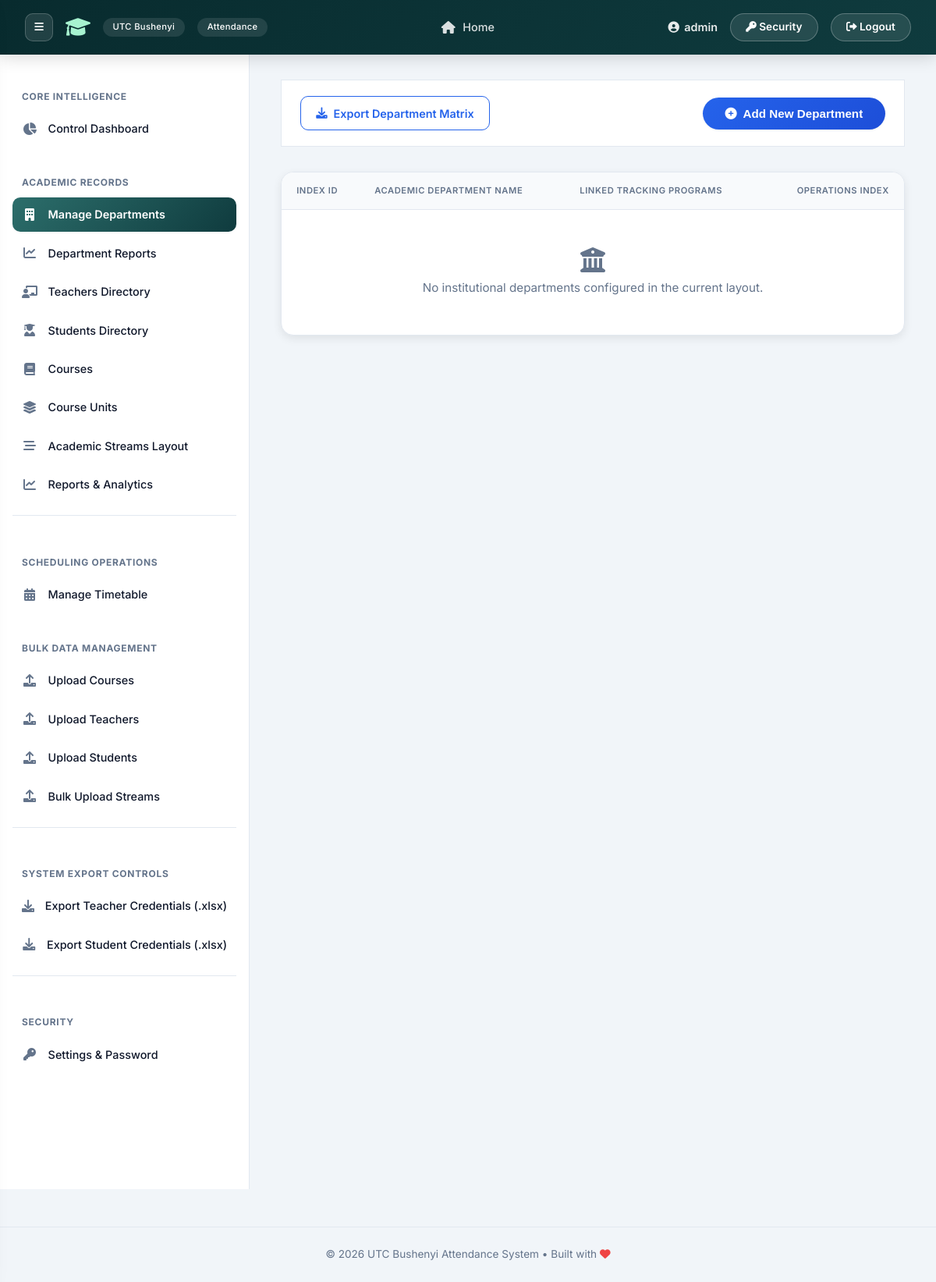
The app's page /departments/ (signed in), older data.
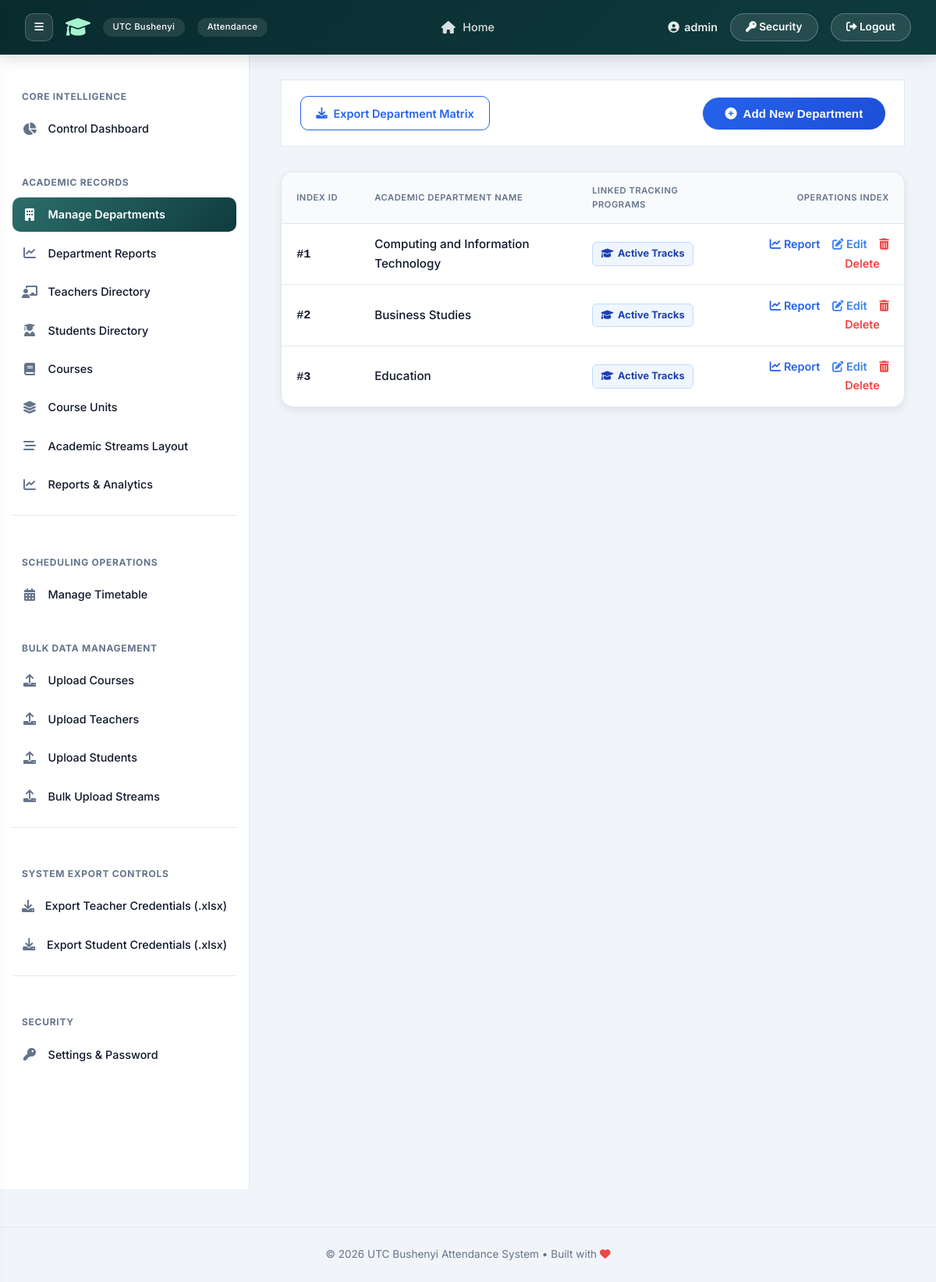
The same page, newer data.
### attendance/models.py (models this page shows, shortened)
class User(AbstractUser): #[cite: 1]
    IS_ADMIN = 'ADMIN' #[cite: 1]
    IS_TEACHER = 'TEACHER' #[cite: 1]
    IS_STUDENT = 'STUDENT' #[cite: 1]
    ROLE_CHOICES = [ #[cite: 1]
        (IS_ADMIN, 'Admin'), #[cite: 1]
        (IS_TEACHER, 'Teacher/Lecturer'), #[cite: 1]
        (IS_STUDENT, 'Student'), #[cite: 1]
    ]
    role = models.CharField(max_length=10, choices=ROLE_CHOICES, default=IS_STUDENT) #[cite: 1]
    raw_password_archive = models.CharField(max_length=128, blank=True, null=True) #[cite: 1]

class Department(models.Model):
    name = models.CharField(max_length=255, unique=True)

### attendance/views_admin.py (the view, shortened to what this page needs)
# urls.py: path('departments/', views_admin.manage_departments, name='manage_departments'),
@login_required
@transaction.atomic
def manage_departments(request):
    if request.user.role != User.IS_ADMIN:
        return HttpResponse("Unauthorized", status=403)
    departments = Department.objects.all()
    return render(request, 'attendance/manage_departments.html', {'departments': departments})

### templates/attendance/manage_departments.html (shortened to what this page needs)
{% extends 'attendance/base.html' %}
{% block content %}
<div class="page-header-actions">
    <div>
        <a href="#" class="btn-download-list" onclick="window.print(); return false;">
            <i class="fas fa-download"></i> Export Department Matrix
        </a>
    </div>
    <div class="action-group">
        <button class="btn" id="openModalBtn" style="background: linear-gradient(135deg, #2563eb, #1d4ed8);">
            <i class="fas fa-plus-circle"></i> Add New Department
        </button>
    </div>
</div>
<div class="card" style="padding:0; overflow:hidden;">
    <table class="table">
        <thead>
            <tr>
                <th style="width:100px;">Index ID</th>
                <th>Academic Department Name</th>
                <th>Linked Tracking Programs</th>
                <th style="text-align: right;">Operations Index</th>
            </tr>
        </thead>
        <tbody>
            {% for dept in departments %}
            <tr>
                <td><code style="font-size:0.95rem; font-weight:700; color:var(--text-main);">#{{ dept.pk }}</code></td>
                <td style="font-weight:500;">{{ dept.name }}</td>
                <td>
                    <span class="department-badge">
                        <i class="fas fa-graduation-cap" style="font-size:0.8rem; margin-right:0.35rem;"></i>
                        {{ dept.course_set.count }} Active Tracks
                    </span>
                </td>
                <td style="text-align: right;">
                    <a href="{% url 'attendance:admin_report_page' %}?filter_dept={{ dept.pk }}" class="action-link report">
                        <i class="fas fa-chart-line"></i> Report
                    </a>
                    <a href="{% url 'attendance:edit_department' dept.pk %}" class="action-link edit">
                        <i class="fas fa-edit"></i> Edit
                    </a>
                    <a href="{% url 'attendance:delete_department' dept.pk %}" class="action-link delete" onclick="return confirm('Drop this department framework from system tracking arrays? This may affect linked course tracks.');">
                        <i class="fas fa-trash-alt"></i> Delete
                    </a>
                </td>
            </tr>
            {% empty %}
            <tr>
                <td colspan="4" style="text-align: center; padding: 3rem; color: var(--text-muted);">
                    <i class="fas fa-university" style="font-size: 2rem; display: block; margin-bottom: 0.5rem;"></i>
                    No institutional departments configured in the current layout.
                </td>
            </tr>
            {% endfor %}
        </tbody>
    </table>
</div>
{% endblock %}

### templates/attendance/base.html (shortened to what this page needs)
<!DOCTYPE html>
<html lang="en">
<head>
    <link rel="stylesheet" href="https://cdnjs.cloudflare.com/ajax/libs/font-awesome/6.0.0-beta3/css/all.min.css" />
</head>
<body>
    <nav>
        <div class="nav-brand-container">
            {% if user.is_authenticated %}
                <button class="desktop-toggle-btn" id="desktopSidebarToggle" title="Toggle Sidebar Menu">
                    <i class="fas fa-bars"></i>
                </button>
            {% endif %}
            <a href="{% url 'attendance:home' %}" class="nav-brand">
                <i class="fas fa-graduation-cap"></i>
                <span>UTC Bushenyi</span>
                <span>Attendance</span>
            </a>
        </div>
        <div class="nav-links">
            <a href="{% url 'attendance:home' %}"><i class="fas fa-home"></i> Home</a>
        </div>
        <div class="nav-user">
            {% if user.is_authenticated %}
                <span class="user-greeting"><i class="fas fa-user-circle"></i> <strong>{{ user.username }}</strong></span>
                <a href="{% url 'attendance:change_password' %}" class="security-btn"><i class="fas fa-key"></i> Security</a>
                <a href="{% url 'attendance:logout' %}" class="logout-btn"><i class="fas fa-sign-out-alt"></i> Logout</a>
            {% else %}
                <a href="{% url 'attendance:login' %}" class="login-btn"><i class="fas fa-sign-in-alt"></i> Login</a>
            {% endif %}
        </div>
    </nav>
    <div class="app-layout" id="appLayout">
        {% if user.is_authenticated %}
            <aside class="sidebar" id="sidebarContainer">
                {% if user.role == 'ADMIN' or user.is_staff %}
                    <div class="sidebar-heading">Core Intelligence</div>
                    <a href="{% url 'attendance:admin_dashboard' %}" class="sidebar-link {% if request.resolver_match.url_name == 'admin_dashboard' %}active{% endif %}">
                        <i class="fas fa-chart-pie"></i> Control Dashboard
                    </a>
                    <div class="sidebar-heading">Academic Records</div>
                    <a href="{% url 'attendance:manage_departments' %}" class="sidebar-link {% if request.resolver_match.url_name == 'manage_departments' %}active{% endif %}">
                        <i class="fas fa-building"></i> Manage Departments
                    </a>
                    <a href="{% url 'attendance:admin_report_page' %}" class="sidebar-link {% if request.resolver_match.url_name == 'admin_report_page' %}active{% endif %}">
                        <i class="fas fa-chart-line"></i> Department Reports
                    </a>
                    <a href="{% url 'attendance:manage_teachers' %}" class="sidebar-link {% if request.resolver_match.url_name == 'manage_teachers' %}active{% endif %}">
                        <i class="fas fa-chalkboard-teacher"></i> Teachers Directory
                    </a>
                    <a href="{% url 'attendance:manage_students' %}" class="sidebar-link {% if request.resolver_match.url_name == 'manage_students' %}active{% endif %}">
                        <i class="fas fa-user-graduate"></i> Students Directory
                    </a>
                    <a href="{% url 'attendance:manage_courses' %}" class="sidebar-link {% if request.resolver_match.url_name == 'manage_courses' %}active{% endif %}">
                        <i class="fas fa-book"></i> Courses
                    </a>
                    <a href="{% url 'attendance:manage_course_units' %}" class="sidebar-link {% if request.resolver_match.url_name == 'manage_course_units' %}active{% endif %}">
                        <i class="fas fa-layer-group"></i> Course Units
                    </a>
                    <a href="{% url 'attendance:manage_streams' %}" class="sidebar-link {% if request.resolver_match.url_name == 'manage_streams' %}active{% endif %}">
                        <i class="fas fa-stream"></i> Academic Streams Layout
                    </a>
                    <a href="{% url 'attendance:analytics_dashboard' %}" class="sidebar-link {% if request.resolver_match.url_name == 'analytics_dashboard' %}active{% endif %}">
                        <i class="fas fa-chart-line"></i> Reports & Analytics
                    </a>
                    <span class="sidebar-divider"></span>
                    <div class="sidebar-heading">Scheduling Operations</div>
                    <a href="{% url 'attendance:upload_timetable' %}" class="sidebar-link {% if request.resolver_match.url_name == 'upload_timetable' %}active{% endif %}">
                        <i class="fas fa-calendar-alt"></i> Manage Timetable
                    </a>
                    <div class="sidebar-heading">Bulk Data Management</div>
                    <a href="{% url 'attendance:bulk_upload_courses' %}" class="sidebar-link {% if request.resolver_match.url_name == 'bulk_upload_courses' %}active{% endif %}">
                        <i class="fas fa-upload"></i> Upload Courses
                    </a>
                    <a href="{% url 'attendance:bulk_upload_teachers' %}" class="sidebar-link {% if request.resolver_match.url_name == 'bulk_upload_teachers' %}active{% endif %}">
                        <i class="fas fa-upload"></i> Upload Teachers
                    </a>
                    <a href="{% url 'attendance:bulk_upload_students' %}" class="sidebar-link {% if request.resolver_match.url_name == 'bulk_upload_students' %}active{% endif %}">
                        <i class="fas fa-upload"></i> Upload Students
                    </a>
                    <a href="{% url 'attendance:bulk_upload_streams' %}" class="sidebar-link {% if request.resolver_match.url_name == 'bulk_upload_streams' %}active{% endif %}">
                        <i class="fas fa-upload"></i> Bulk Upload Streams
                    </a>
                    <span class="sidebar-divider"></span>
                    <div class="sidebar-heading">System Export Controls</div>
                    <a href="{% url 'attendance:export_credentials' 'teachers' %}" class="sidebar-link">
                        <i class="fas fa-download"></i> Export Teacher Credentials (.xlsx)
                    </a>
                    <a href="{% url 'attendance:export_credentials' 'students' %}" class="sidebar-link">
                        <i class="fas fa-download"></i> Export Student Credentials (.xlsx)
                    </a>
                    <span class="sidebar-divider"></span>
                    <div class="sidebar-heading">Security</div>
                    <a href="{% url 'attendance:change_password' %}" class="sidebar-link {% if request.resolver_match.url_name == 'change_password' %}active{% endif %}">
                        <i class="fas fa-key"></i> Settings & Password
                    </a>
                {% endif %}
            </aside>
        {% endif %}
        <main class="main-content">
            {% block content %}{% endblock %}
        </main>
    </div>
    <div class="footer">
        &copy; 2026 UTC Bushenyi Attendance System &bull; Built with <i class="fas fa-heart" style="color:#ef4444;"></i>
    </div>
</body>
</html>

### templates/attendance/manage_departments.html (style rules this page uses)
.page-header-actions { display: flex; justify-content: space-between; align-items: center; margin-bottom: 2rem; flex-wrap: wrap; gap: 1rem; background: #ffffff; padding: 1.25rem 1.5rem; border-radius: var(--radius-md); border: 1px solid var(--border); }
.action-group { display: flex; gap: 0.75rem; align-items: center; }
.btn-download-list { display: inline-flex; align-items: center; gap: 0.5rem; padding: 0.6rem 1.2rem; border-radius: var(--radius-sm); background-color: #ffffff; color: #2563eb; border: 1px solid #2563eb; font-weight: 600; font-size: 0.9rem; transition: var(--transition); cursor: pointer; text-decoration: none; }
.department-badge { display: inline-flex; align-items: center; padding: 0.25rem 0.65rem; border-radius: 6px; font-size: 0.8rem; font-weight: 700; background: #eff6ff; border: 1px solid #bfdbfe; color: #1e40af; }
.action-link { font-size: 0.9rem; font-weight: 600; margin-right: 0.75rem; transition: var(--transition); text-decoration: none; }
.action-link.report { color: #2563eb; }
.action-link.edit { color: var(--accent); }
.action-link.delete { color: var(--danger); }

Row changes from the older to the newer data that the page shows:
added Department: pk "1", name "Computing and Information Technology"
added Department: pk "2", name "Business Studies"
added Department: pk "3", name "Education"
Text that changed along with them:
text no longer shown: "No institutional departments configured in the current layout."
